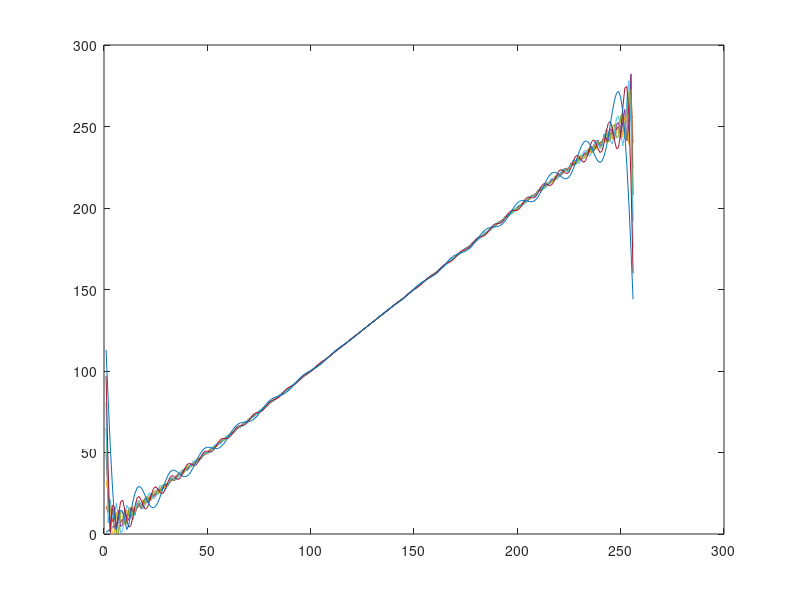
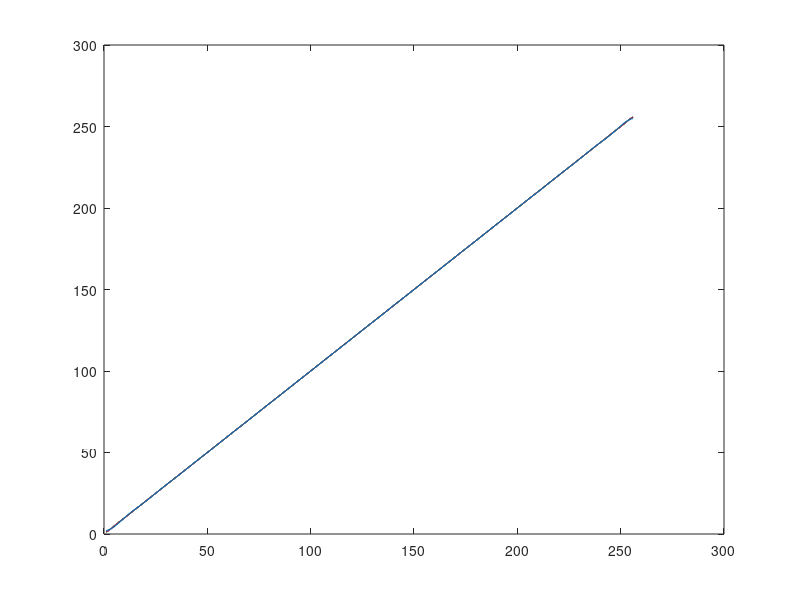
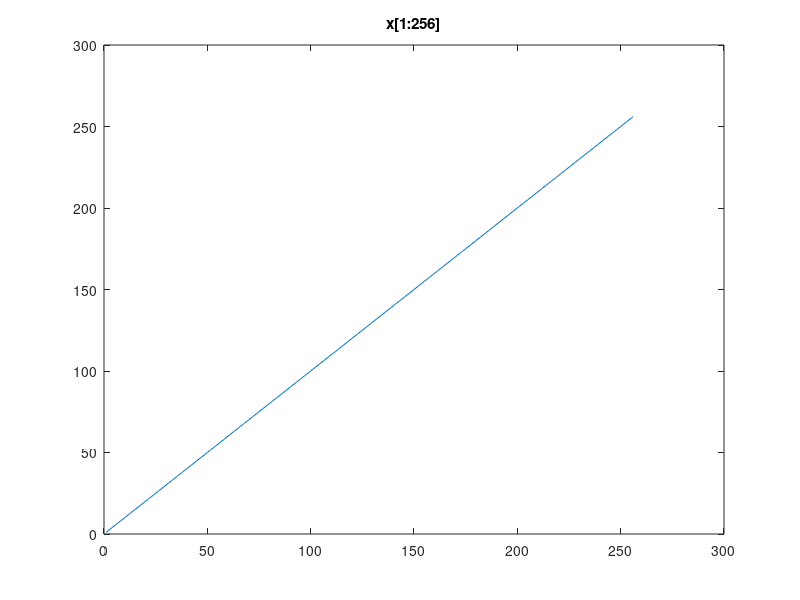

These charts were generated, in order, by the following MATLAB code:
%%
% This script is used for EEE330 Lab_3 Task_1
% Author: Ruihao Wang 
% ID: 1405884
% fft and DCT

%%
% Plot vector x = [1:256]
x = linspace(1, 256, 256);
figure(1)
plot(x)
title('x[1:256]')


% Apply DFT and DCT to x
X_f = fft(x);
X_f = fftshift(X_f);
X_c = dct(x);

%%
% Evaluate FFT
steps = 32:32:224;
psnr_f = zeros(1, length(steps));
figure(2)
plot(x)
hold on;
for i=1:length(steps)
    temp_fft = [zeros(1,steps(i)/2) X_f(steps(i)/2+1:end-steps(i)/2) zeros(1,steps(i)/2)];
    temp_recover = abs(ifft(temp_fft));
    plot(temp_recover);
    psnr_f(i) = psnr(temp_recover, x);
end
saveas(gcf, './Task-1/1D_DFT.jpg')

%%
% Evaluate DCT
psnr_c = zeros(1, length(steps));
figure(3)
plot(x)
hold on;
for i=1:length(steps)
    temp_dct = [X_c(1:256-steps(i)) zeros(1,steps(i))];
    temp_recover = idct(temp_dct);
    plot(temp_recover);
    psnr_c(i) = psnr(temp_recover, x);
end
saveas(gcf, './Task-1/1D_DCT.jpg')
    